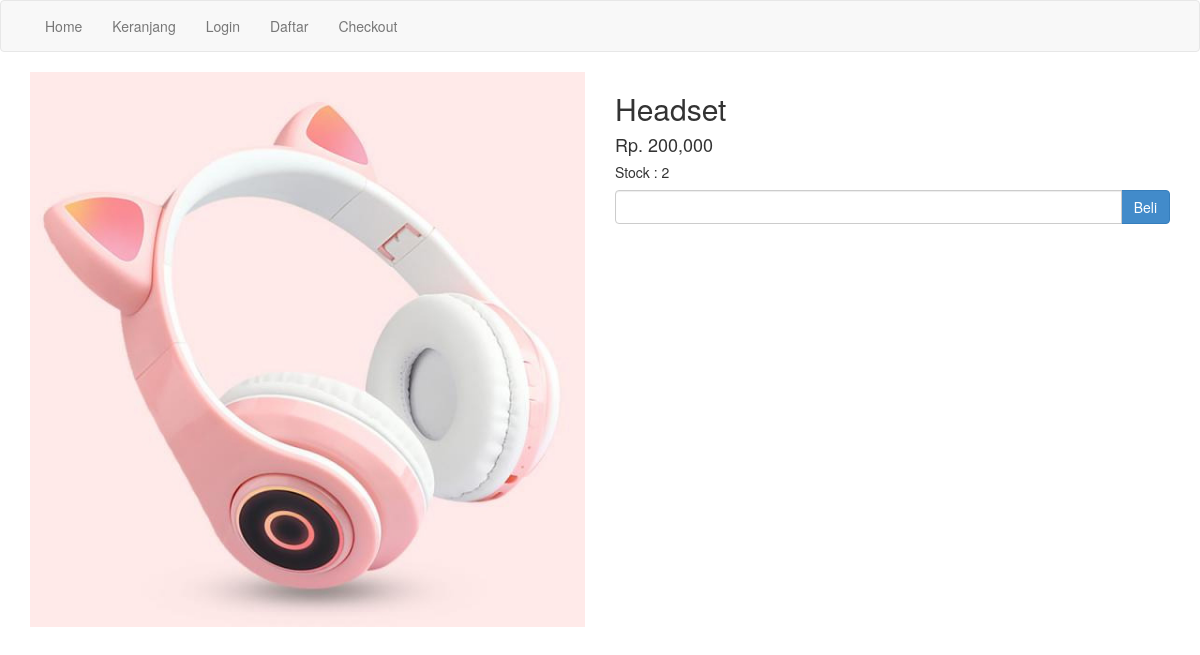
Page /detail.php?id=11 on the committed database.
### tables this page shows
CREATE TABLE `produk` (
  `id_produk` int(11) NOT NULL,
  `nama_produk` varchar(100) NOT NULL,
  `harga_produk` int(11) NOT NULL,
  `berat_produk` int(11) NOT NULL,
  `foto_produk` varchar(100) NOT NULL,
  `deskripsi_produk` text NOT NULL,
  `stock_produk` int(11) NOT NULL
);

### detail.php (the view, shortened to what this page needs)
<?php include 'koneksi.php';?>
<?php
$id_produk = $_GET["id"];
$ambil = $koneksi->query("SELECT * FROM produk WHERE id_produk = '$id_produk'");
$detail = $ambil->fetch_assoc();
?>
<!DOCTYPE html>
<html lang="en">
<head>
  <link rel="stylesheet" href="admin/assets/css/bootstrap.css">
</head>
<body>
<?php include 'menu.php'; ?>
  <section class="konten">
    <div class="container">
      <div class="row">
        <div class="col-md-6">
          <img src="foto_produk/<?php echo $detail['foto_produk']; ?>" alt="" class="img-responsive">
        </div>
        <div class="col-md-6">
          <h2><?php echo $detail['nama_produk']; ?></h2>
          <h4>Rp. <?php echo number_format($detail['harga_produk']); ?></h4>
          <h5>Stock : <?php echo $detail['stock_produk'] ?></h5>
          <form method="POST">
            <div class="form-group">
              <div class="input-group">
                <input type="number" min="1" max="<?php echo $detail['stock_produk']?>" name="jumlah" class="form-control">
                <div class="input-group-btn">
                  <button class="btn btn-primary" name="beli">Beli</button>
                </div>
              </div>
            </div>
          </form>
        </div>
      </div>
    </div>
  </section>
</body>
</html>

### rows in the picture
produk: foto_produk (picture), nama_produk "Headset", harga_produk "200,000", stock_produk "2"
